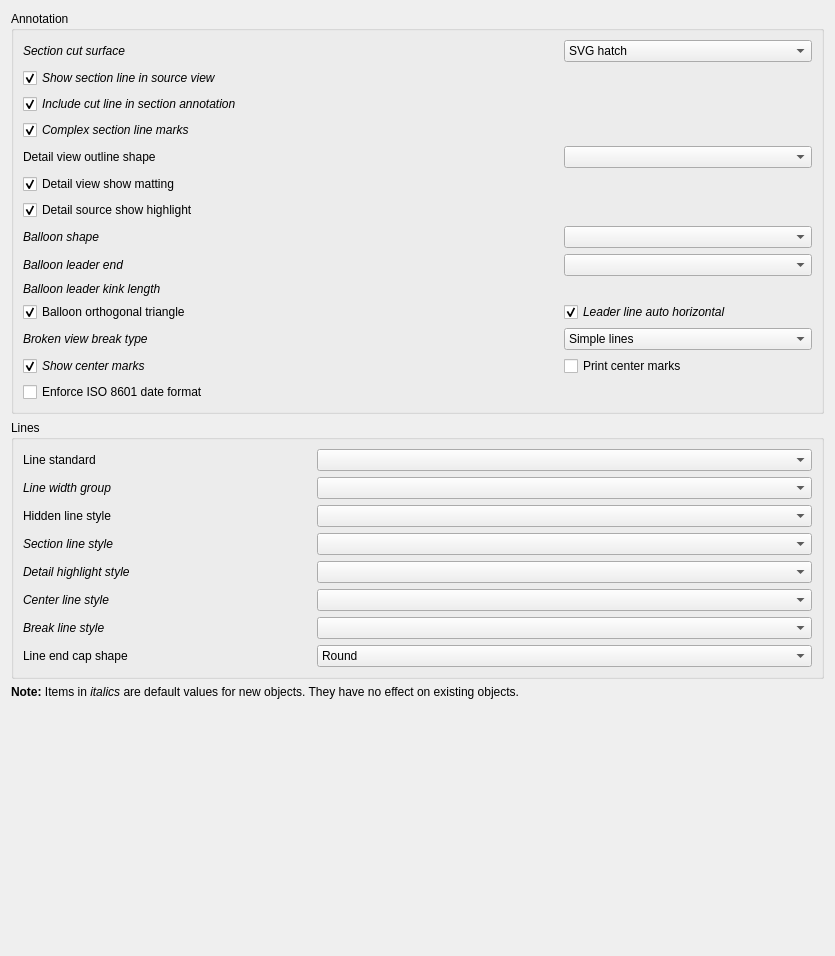
<?xml version="1.0" encoding="UTF-8"?>
<ui version="4.0">
 <class>TechDrawGui::DlgPrefsTechDrawAnnotationImp</class>
 <widget class="QWidget" name="TechDrawGui::DlgPrefsTechDrawAnnotationImp">
  <property name="geometry">
   <rect>
    <x>0</x>
    <y>0</y>
    <width>835</width>
    <height>956</height>
   </rect>
  </property>
  <property name="sizePolicy">
   <sizepolicy hsizetype="Preferred" vsizetype="Minimum">
    <horstretch>0</horstretch>
    <verstretch>0</verstretch>
   </sizepolicy>
  </property>
  <property name="windowTitle">
   <string>Annotation</string>
  </property>
  <layout class="QVBoxLayout" name="verticalLayout">
   <item>
    <widget class="QGroupBox" name="groupBox">
     <property name="title">
      <string>Annotation</string>
     </property>
     <layout class="QGridLayout" name="gridLayout_3">
      <item row="1" column="0">
       <layout class="QGridLayout" name="gridLayout_2" columnstretch="2,0,1">
        <item row="12" column="2">
         <widget class="Gui::PreauracadheckBox" name="cbPrintCenterMarks">
          <property name="sizePolicy">
           <sizepolicy hsizetype="Preferred" vsizetype="Preferred">
            <horstretch>0</horstretch>
            <verstretch>0</verstretch>
           </sizepolicy>
          </property>
          <property name="toolTip">
           <string>Show arc centers in printed output</string>
          </property>
          <property name="text">
           <string>Print center marks</string>
          </property>
          <property name="prefEntry" stdset="0">
           <cstring>PrintCenterMarks</cstring>
          </property>
          <property name="prefPath" stdset="0">
           <cstring>Mod/TechDraw/Decorations</cstring>
          </property>
         </widget>
        </item>
        <item row="12" column="0">
         <widget class="Gui::PreauracadheckBox" name="cbShowCenterMarks">
          <property name="sizePolicy">
           <sizepolicy hsizetype="Preferred" vsizetype="Preferred">
            <horstretch>0</horstretch>
            <verstretch>0</verstretch>
           </sizepolicy>
          </property>
          <property name="font">
           <font>
            <italic>true</italic>
           </font>
          </property>
          <property name="toolTip">
           <string>Show arc center marks in views</string>
          </property>
          <property name="text">
           <string>Show center marks</string>
          </property>
          <property name="checked">
           <bool>true</bool>
          </property>
          <property name="prefEntry" stdset="0">
           <cstring>ShowCenterMarks</cstring>
          </property>
          <property name="prefPath" stdset="0">
           <cstring>Mod/TechDraw/Decorations</cstring>
          </property>
         </widget>
        </item>
        <item row="1" column="0">
         <widget class="Gui::PreauracadheckBox" name="cb_ShowSectionLine">
          <property name="font">
           <font>
            <italic>true</italic>
           </font>
          </property>
          <property name="toolTip">
           <string>Draws the section annotation on the source view. Otherwise, no section line, arrows or symbol will be shown in the source view.</string>
          </property>
          <property name="text">
           <string>Show section line in source view</string>
          </property>
          <property name="checked">
           <bool>true</bool>
          </property>
          <property name="prefEntry" stdset="0">
           <cstring>ShowSectionLine</cstring>
          </property>
          <property name="prefPath" stdset="0">
           <cstring>Mod/TechDraw/Decorations</cstring>
          </property>
         </widget>
        </item>
        <item row="7" column="2">
         <widget class="Gui::PreauracadomboBox" name="pcbBalloonShape">
          <property name="sizePolicy">
           <sizepolicy hsizetype="Preferred" vsizetype="Preferred">
            <horstretch>0</horstretch>
            <verstretch>0</verstretch>
           </sizepolicy>
          </property>
          <property name="toolTip">
           <string>Shape of balloon annotations</string>
          </property>
          <property name="prefEntry" stdset="0">
           <cstring>BalloonShape</cstring>
          </property>
          <property name="prefPath" stdset="0">
           <cstring>Mod/TechDraw/Decorations</cstring>
          </property>
         </widget>
        </item>
        <item row="2" column="0">
         <widget class="Gui::PreauracadheckBox" name="cb_IncludeCutLine">
          <property name="font">
           <font>
            <italic>true</italic>
           </font>
          </property>
          <property name="toolTip">
           <string>Draws a cut line on the source view. Otherwise, only the change marks, arrows and symbols will be displayed.</string>
          </property>
          <property name="text">
           <string>Include cut line in section annotation</string>
          </property>
          <property name="checked">
           <bool>true</bool>
          </property>
          <property name="prefEntry" stdset="0">
           <cstring>IncludeCutLine</cstring>
          </property>
          <property name="prefPath" stdset="0">
           <cstring>Mod/TechDraw/Decorations</cstring>
          </property>
         </widget>
        </item>
        <item row="8" column="2">
         <widget class="Gui::PreauracadomboBox" name="pcbBalloonArrow">
          <property name="sizePolicy">
           <sizepolicy hsizetype="Preferred" vsizetype="Preferred">
            <horstretch>0</horstretch>
            <verstretch>0</verstretch>
           </sizepolicy>
          </property>
          <property name="toolTip">
           <string>Style for balloon leader line ends</string>
          </property>
          <property name="prefEntry" stdset="0">
           <cstring>BalloonArrow</cstring>
          </property>
          <property name="prefPath" stdset="0">
           <cstring>Mod/TechDraw/Decorations</cstring>
          </property>
         </widget>
        </item>
        <item row="9" column="0">
         <widget class="QLabel" name="label_18">
          <property name="font">
           <font>
            <italic>true</italic>
           </font>
          </property>
          <property name="toolTip">
           <string>Length of horizontal portion of balloon leader</string>
          </property>
          <property name="text">
           <string>Balloon leader kink length</string>
          </property>
         </widget>
        </item>
        <item row="11" column="0">
         <widget class="QLabel" name="label_11">
          <property name="font">
           <font>
            <italic>true</italic>
           </font>
          </property>
          <property name="text">
           <string>Broken view break type</string>
          </property>
         </widget>
        </item>
        <item row="10" column="0">
         <widget class="Gui::PreauracadheckBox" name="cbPyramidOrtho">
          <property name="sizePolicy">
           <sizepolicy hsizetype="Preferred" vsizetype="Preferred">
            <horstretch>0</horstretch>
            <verstretch>0</verstretch>
           </sizepolicy>
          </property>
          <property name="toolTip">
           <string>Restrict filled triangle line end to vertical or horizontal directions</string>
          </property>
          <property name="text">
           <string>Balloon orthogonal triangle</string>
          </property>
          <property name="checked">
           <bool>true</bool>
          </property>
          <property name="prefEntry" stdset="0">
           <cstring>PyramidOrtho</cstring>
          </property>
          <property name="prefPath" stdset="0">
           <cstring>Mod/TechDraw/Decorations</cstring>
          </property>
         </widget>
        </item>
        <item row="0" column="2">
         <widget class="Gui::PreauracadomboBox" name="cbCutSurface">
          <property name="toolTip">
           <string>Default appearance of cut surface in section view</string>
          </property>
          <property name="currentIndex">
           <number>2</number>
          </property>
          <property name="prefEntry" stdset="0">
           <cstring>CutSurfaceDisplay</cstring>
          </property>
          <property name="prefPath" stdset="0">
           <cstring>/Mod/TechDraw/Decorations</cstring>
          </property>
          <item>
           <property name="text">
            <string>Hide</string>
           </property>
          </item>
          <item>
           <property name="text">
            <string>Solid color</string>
           </property>
          </item>
          <item>
           <property name="text">
            <string>SVG hatch</string>
           </property>
          </item>
          <item>
           <property name="text">
            <string>PAT hatch</string>
           </property>
          </item>
         </widget>
        </item>
        <item row="5" column="0">
         <widget class="Gui::PreauracadheckBox" name="pcbDetailMatting">
          <property name="toolTip">
           <string>Displays the outline around a detail view</string>
          </property>
          <property name="text">
           <string>Detail view show matting</string>
          </property>
          <property name="checked">
           <bool>true</bool>
          </property>
          <property name="prefEntry" stdset="0">
           <cstring>ShowDetailMatting</cstring>
          </property>
          <property name="prefPath" stdset="0">
           <cstring>/Mod/TechDraw/General</cstring>
          </property>
         </widget>
        </item>
        <item row="6" column="0">
         <widget class="Gui::PreauracadheckBox" name="pcbDetailHighlight">
          <property name="toolTip">
           <string>Highlights the detail area in the source view of the detail</string>
          </property>
          <property name="text">
           <string>Detail source show highlight</string>
          </property>
          <property name="checked">
           <bool>true</bool>
          </property>
          <property name="prefEntry" stdset="0">
           <cstring>ShowDetailHighlight</cstring>
          </property>
          <property name="prefPath" stdset="0">
           <cstring>/Mod/TechDraw/General</cstring>
          </property>
         </widget>
        </item>
        <item row="4" column="0">
         <widget class="QLabel" name="label">
          <property name="font">
           <font>
            <italic>false</italic>
           </font>
          </property>
          <property name="text">
           <string>Detail view outline shape</string>
          </property>
         </widget>
        </item>
        <item row="10" column="2">
         <widget class="Gui::PreauracadheckBox" name="cbAutoHoriz">
          <property name="sizePolicy">
           <sizepolicy hsizetype="Preferred" vsizetype="Preferred">
            <horstretch>0</horstretch>
            <verstretch>0</verstretch>
           </sizepolicy>
          </property>
          <property name="font">
           <font>
            <italic>true</italic>
           </font>
          </property>
          <property name="toolTip">
           <string>Forces last leader line segment to be horizontal</string>
          </property>
          <property name="text">
           <string>Leader line auto horizontal</string>
          </property>
          <property name="checked">
           <bool>true</bool>
          </property>
          <property name="prefEntry" stdset="0">
           <cstring>AutoHorizontal</cstring>
          </property>
          <property name="prefPath" stdset="0">
           <cstring>Mod/TechDraw/LeaderLine</cstring>
          </property>
         </widget>
        </item>
        <item row="4" column="1">
         <spacer name="horizontalSpacer_2">
          <property name="orientation">
           <enum>Qt::Orientation::Horizontal</enum>
          </property>
          <property name="sizeHint" stdset="0">
           <size>
            <width>40</width>
            <height>20</height>
           </size>
          </property>
         </spacer>
        </item>
        <item row="8" column="0">
         <widget class="QLabel" name="label_3">
          <property name="font">
           <font>
            <italic>true</italic>
           </font>
          </property>
          <property name="text">
           <string>Balloon leader end</string>
          </property>
         </widget>
        </item>
        <item row="11" column="2">
         <widget class="Gui::PreauracadomboBox" name="pcbBreakType">
          <property name="currentIndex">
           <number>2</number>
          </property>
          <property name="prefEntry" stdset="0">
           <cstring>BreakType</cstring>
          </property>
          <property name="prefPath" stdset="0">
           <cstring>Mod/TechDraw/Decorations</cstring>
          </property>
          <item>
           <property name="text">
            <string>No break lines</string>
           </property>
          </item>
          <item>
           <property name="text">
            <string>Zigzag lines</string>
           </property>
          </item>
          <item>
           <property name="text">
            <string>Simple lines</string>
           </property>
          </item>
         </widget>
        </item>
        <item row="7" column="0">
         <widget class="QLabel" name="label_5">
          <property name="font">
           <font>
            <italic>true</italic>
           </font>
          </property>
          <property name="text">
           <string>Balloon shape</string>
          </property>
         </widget>
        </item>
        <item row="0" column="0">
         <widget class="QLabel" name="label_19">
          <property name="font">
           <font>
            <italic>true</italic>
           </font>
          </property>
          <property name="text">
           <string>Section cut surface</string>
          </property>
         </widget>
        </item>
        <item row="4" column="2">
         <widget class="Gui::PreauracadomboBox" name="pcbMatting">
          <property name="sizePolicy">
           <sizepolicy hsizetype="Preferred" vsizetype="Preferred">
            <horstretch>0</horstretch>
            <verstretch>0</verstretch>
           </sizepolicy>
          </property>
          <property name="toolTip">
           <string>Outline shape for detail views</string>
          </property>
          <property name="prefEntry" stdset="0">
           <cstring>MattingStyle</cstring>
          </property>
          <property name="prefPath" stdset="0">
           <cstring>/Mod/TechDraw/Decorations</cstring>
          </property>
         </widget>
        </item>
        <item row="3" column="0">
         <widget class="Gui::PreauracadheckBox" name="cbComplexMarks">
          <property name="font">
           <font>
            <italic>true</italic>
           </font>
          </property>
          <property name="toolTip">
           <string>Shows markers at direction changes on complex section lines</string>
          </property>
          <property name="text">
           <string>Complex section line marks</string>
          </property>
          <property name="checked">
           <bool>true</bool>
          </property>
          <property name="prefEntry" stdset="0">
           <cstring>SectionLineMarks</cstring>
          </property>
          <property name="prefPath" stdset="0">
           <cstring>Mod/TechDraw/Decorations</cstring>
          </property>
         </widget>
        </item>
        <item row="9" column="2">
         <widget class="Gui::PrefUnitSpinBox" name="pdsbBalloonKink" native="true">
          <property name="sizePolicy">
           <sizepolicy hsizetype="Preferred" vsizetype="Preferred">
            <horstretch>0</horstretch>
            <verstretch>0</verstretch>
           </sizepolicy>
          </property>
          <property name="toolTip">
           <string>Length of balloon leader line kink</string>
          </property>
          <property name="value" stdset="0">
           <double>5.000000000000000</double>
          </property>
          <property name="prefEntry" stdset="0">
           <cstring>BalloonKink</cstring>
          </property>
          <property name="prefPath" stdset="0">
           <cstring>Mod/TechDraw/Dimensions</cstring>
          </property>
         </widget>
        </item>
        <item row="13" column="0">
         <widget class="Gui::PreauracadheckBox" name="cbISODates">
          <property name="toolTip">
           <string>Fills out template date fields using ccyy-mm-dd format automatically, even if that is not the standard format for the current locale.</string>
          </property>
          <property name="text">
           <string>Enforce ISO 8601 date format</string>
          </property>
          <property name="prefEntry" stdset="0">
           <cstring>EnforceISODate</cstring>
          </property>
          <property name="prefPath" stdset="0">
           <cstring>Mod/TechDraw/Standards</cstring>
          </property>
         </widget>
        </item>
       </layout>
      </item>
     </layout>
    </widget>
   </item>
   <item>
    <widget class="QGroupBox" name="gbLines">
     <property name="sizePolicy">
      <sizepolicy hsizetype="Preferred" vsizetype="Preferred">
       <horstretch>0</horstretch>
       <verstretch>0</verstretch>
      </sizepolicy>
     </property>
     <property name="title">
      <string>Lines</string>
     </property>
     <layout class="QGridLayout" name="gridLayout_5">
      <item row="0" column="0">
       <layout class="QGridLayout" name="gridLayout_4" columnstretch="1,0,2">
        <item row="2" column="2">
         <widget class="Gui::PreauracadomboBox" name="pcbHiddenStyle">
          <property name="sizePolicy">
           <sizepolicy hsizetype="Preferred" vsizetype="Preferred">
            <horstretch>0</horstretch>
            <verstretch>0</verstretch>
           </sizepolicy>
          </property>
          <property name="maxVisibleItems">
           <number>6</number>
          </property>
          <property name="sizeAdjustPolicy">
           <enum>QComboBox::SizeAdjustPolicy::AdjustToContents</enum>
          </property>
          <property name="iconSize">
           <size>
            <width>32</width>
            <height>32</height>
           </size>
          </property>
          <property name="prefEntry" stdset="0">
           <cstring>LineStyleHidden</cstring>
          </property>
          <property name="prefPath" stdset="0">
           <cstring>/Mod/TechDraw/Decorations</cstring>
          </property>
         </widget>
        </item>
        <item row="5" column="0">
         <widget class="QLabel" name="label_4">
          <property name="font">
           <font>
            <italic>true</italic>
           </font>
          </property>
          <property name="text">
           <string>Center line style</string>
          </property>
         </widget>
        </item>
        <item row="0" column="2">
         <widget class="Gui::PreauracadomboBox" name="pcbLineStandard">
          <property name="sizePolicy">
           <sizepolicy hsizetype="Preferred" vsizetype="Preferred">
            <horstretch>0</horstretch>
            <verstretch>0</verstretch>
           </sizepolicy>
          </property>
          <property name="toolTip">
           <string>Standard to be used to draw non-continuous lines.</string>
          </property>
          <property name="currentIndex">
           <number>-1</number>
          </property>
          <property name="prefEntry" stdset="0">
           <cstring>LineStandard</cstring>
          </property>
          <property name="prefPath" stdset="0">
           <cstring>Mod/TechDraw/Standards</cstring>
          </property>
         </widget>
        </item>
        <item row="1" column="2">
         <widget class="Gui::PreauracadomboBox" name="pcbLineGroup">
          <property name="sizePolicy">
           <sizepolicy hsizetype="Preferred" vsizetype="Preferred">
            <horstretch>0</horstretch>
            <verstretch>0</verstretch>
           </sizepolicy>
          </property>
          <property name="prefEntry" stdset="0">
           <cstring>LineGroup</cstring>
          </property>
          <property name="prefPath" stdset="0">
           <cstring>/Mod/TechDraw/Decorations</cstring>
          </property>
          <property name="text" stdset="0">
           <string/>
          </property>
         </widget>
        </item>
        <item row="4" column="2">
         <widget class="Gui::PreauracadomboBox" name="pcbHighlightStyle">
          <property name="sizePolicy">
           <sizepolicy hsizetype="Preferred" vsizetype="Preferred">
            <horstretch>0</horstretch>
            <verstretch>0</verstretch>
           </sizepolicy>
          </property>
          <property name="maxVisibleItems">
           <number>6</number>
          </property>
          <property name="iconSize">
           <size>
            <width>32</width>
            <height>32</height>
           </size>
          </property>
          <property name="prefEntry" stdset="0">
           <cstring>LineStyleHighlight</cstring>
          </property>
          <property name="prefPath" stdset="0">
           <cstring>/Mod/TechDraw/Decorations</cstring>
          </property>
         </widget>
        </item>
        <item row="4" column="0">
         <widget class="QLabel" name="label_20">
          <property name="font">
           <font>
            <italic>true</italic>
           </font>
          </property>
          <property name="toolTip">
           <string>Line style of detail highlight on base view</string>
          </property>
          <property name="text">
           <string>Detail highlight style</string>
          </property>
         </widget>
        </item>
        <item row="3" column="0">
         <widget class="QLabel" name="label_6">
          <property name="font">
           <font>
            <italic>true</italic>
           </font>
          </property>
          <property name="text">
           <string>Section line style</string>
          </property>
         </widget>
        </item>
        <item row="3" column="2">
         <widget class="Gui::PreauracadomboBox" name="pcbSectionStyle">
          <property name="sizePolicy">
           <sizepolicy hsizetype="Preferred" vsizetype="Preferred">
            <horstretch>0</horstretch>
            <verstretch>0</verstretch>
           </sizepolicy>
          </property>
          <property name="maxVisibleItems">
           <number>6</number>
          </property>
          <property name="iconSize">
           <size>
            <width>32</width>
            <height>32</height>
           </size>
          </property>
          <property name="prefEntry" stdset="0">
           <cstring>LineStyleSection</cstring>
          </property>
          <property name="prefPath" stdset="0">
           <cstring>/Mod/TechDraw/Decorations</cstring>
          </property>
         </widget>
        </item>
        <item row="0" column="0">
         <widget class="QLabel" name="label_2">
          <property name="font">
           <font>
            <italic>false</italic>
           </font>
          </property>
          <property name="text">
           <string>Line standard</string>
          </property>
         </widget>
        </item>
        <item row="7" column="2">
         <widget class="Gui::PreauracadomboBox" name="cbEndCap">
          <property name="sizePolicy">
           <sizepolicy hsizetype="Preferred" vsizetype="Preferred">
            <horstretch>0</horstretch>
            <verstretch>0</verstretch>
           </sizepolicy>
          </property>
          <property name="font">
           <font>
            <italic>false</italic>
           </font>
          </property>
          <property name="toolTip">
           <string>Shape of line end caps. The default (round) should almost
always be the right choice.  Flat or square caps are useful
for using drawings as a 1:1 cutting guide.
</string>
          </property>
          <property name="prefEntry" stdset="0">
           <cstring>EdgeCapStyle</cstring>
          </property>
          <property name="prefPath" stdset="0">
           <cstring>Mod/TechDraw/General</cstring>
          </property>
          <item>
           <property name="text">
            <string>Round</string>
           </property>
          </item>
          <item>
           <property name="text">
            <string>Square</string>
           </property>
          </item>
          <item>
           <property name="text">
            <string>Flat</string>
           </property>
          </item>
         </widget>
        </item>
        <item row="5" column="2">
         <widget class="Gui::PreauracadomboBox" name="pcbCenterStyle">
          <property name="sizePolicy">
           <sizepolicy hsizetype="Preferred" vsizetype="Preferred">
            <horstretch>0</horstretch>
            <verstretch>0</verstretch>
           </sizepolicy>
          </property>
          <property name="maxVisibleItems">
           <number>6</number>
          </property>
          <property name="iconSize">
           <size>
            <width>32</width>
            <height>32</height>
           </size>
          </property>
          <property name="prefEntry" stdset="0">
           <cstring>LineStyleCenter</cstring>
          </property>
          <property name="prefPath" stdset="0">
           <cstring>/Mod/TechDraw/Decorations</cstring>
          </property>
         </widget>
        </item>
        <item row="1" column="0">
         <widget class="QLabel" name="label_13">
          <property name="sizePolicy">
           <sizepolicy hsizetype="Preferred" vsizetype="Preferred">
            <horstretch>0</horstretch>
            <verstretch>0</verstretch>
           </sizepolicy>
          </property>
          <property name="font">
           <font>
            <italic>true</italic>
           </font>
          </property>
          <property name="toolTip">
           <string>Line group used to set line widths</string>
          </property>
          <property name="text">
           <string>Line width group</string>
          </property>
         </widget>
        </item>
        <item row="7" column="0">
         <widget class="QLabel" name="label_9">
          <property name="font">
           <font>
            <italic>false</italic>
           </font>
          </property>
          <property name="text">
           <string>Line end cap shape</string>
          </property>
         </widget>
        </item>
        <item row="2" column="0">
         <widget class="QLabel" name="label_7">
          <property name="text">
           <string>Hidden line style</string>
          </property>
         </widget>
        </item>
        <item row="0" column="1">
         <spacer name="horizontalSpacer">
          <property name="orientation">
           <enum>Qt::Orientation::Horizontal</enum>
          </property>
          <property name="sizeHint" stdset="0">
           <size>
            <width>40</width>
            <height>20</height>
           </size>
          </property>
         </spacer>
        </item>
        <item row="6" column="0">
         <widget class="QLabel" name="label_10">
          <property name="font">
           <font>
            <italic>true</italic>
           </font>
          </property>
          <property name="text">
           <string>Break line style</string>
          </property>
         </widget>
        </item>
        <item row="6" column="2">
         <widget class="Gui::PreauracadomboBox" name="pcbBreakStyle">
          <property name="toolTip">
           <string>Style of line to be used in broken view.</string>
          </property>
          <property name="iconSize">
           <size>
            <width>32</width>
            <height>32</height>
           </size>
          </property>
          <property name="prefEntry" stdset="0">
           <cstring>LineStyleBreak</cstring>
          </property>
          <property name="prefPath" stdset="0">
           <cstring>/Mod/TechDraw/Decorations</cstring>
          </property>
         </widget>
        </item>
       </layout>
      </item>
     </layout>
    </widget>
   </item>
   <item>
    <widget class="QLabel" name="label_8">
     <property name="sizePolicy">
      <sizepolicy hsizetype="Preferred" vsizetype="Minimum">
       <horstretch>0</horstretch>
       <verstretch>0</verstretch>
      </sizepolicy>
     </property>
     <property name="text">
      <string>&lt;html&gt;&lt;head/&gt;&lt;body&gt;&lt;p&gt;&lt;span style=&quot; font-weight:600;&quot;&gt;Note:&lt;/span&gt; Items in &lt;span style=&quot; font-style:italic;&quot;&gt;italics&lt;/span&gt; are default values for new objects. They have no effect on existing objects.&lt;/p&gt;&lt;/body&gt;&lt;/html&gt;</string>
     </property>
    </widget>
   </item>
   <item>
    <spacer name="verticalSpacer">
     <property name="orientation">
      <enum>Qt::Orientation::Vertical</enum>
     </property>
     <property name="sizeHint" stdset="0">
      <size>
       <width>20</width>
       <height>40</height>
      </size>
     </property>
    </spacer>
   </item>
  </layout>
 </widget>
 <customwidgets>
  <customwidget>
   <class>Gui::QuantitySpinBox</class>
   <extends>QWidget</extends>
   <header>Gui/QuantitySpinBox.h</header>
  </customwidget>
  <customwidget>
   <class>Gui::PreauracadheckBox</class>
   <extends>QCheckBox</extends>
   <header>Gui/PrefWidgets.h</header>
  </customwidget>
  <customwidget>
   <class>Gui::PreauracadomboBox</class>
   <extends>QComboBox</extends>
   <header>Gui/PrefWidgets.h</header>
  </customwidget>
  <customwidget>
   <class>Gui::PrefUnitSpinBox</class>
   <extends>Gui::QuantitySpinBox</extends>
   <header>Gui/PrefWidgets.h</header>
  </customwidget>
 </customwidgets>
 <resources/>
 <connections/>
</ui>
